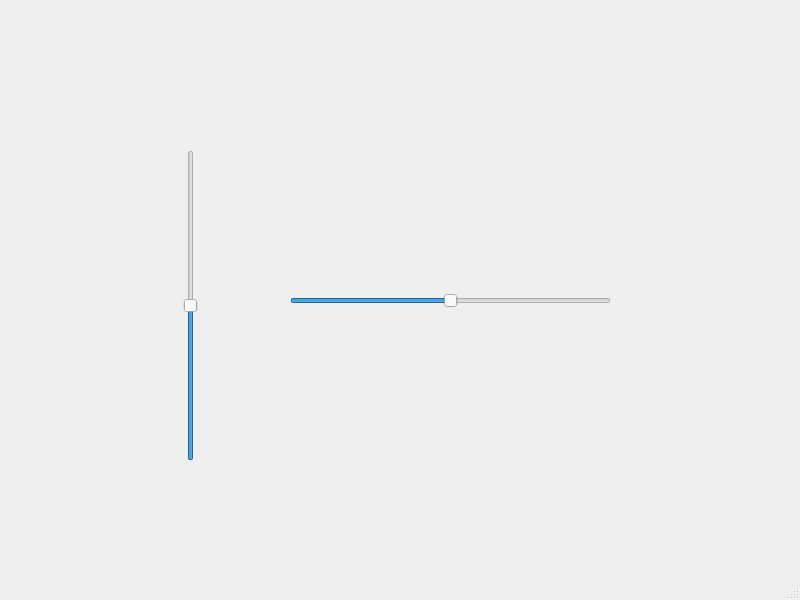
<?xml version="1.0" encoding="UTF-8"?>
<ui version="4.0">
 <class>MainWindow</class>
 <widget class="QMainWindow" name="MainWindow">
  <property name="geometry">
   <rect>
    <x>0</x>
    <y>0</y>
    <width>800</width>
    <height>600</height>
   </rect>
  </property>
  <property name="windowTitle">
   <string>MainWindow</string>
  </property>
  <widget class="QWidget" name="centralwidget">
   <widget class="QSlider" name="horizontalSlider">
    <property name="geometry">
     <rect>
      <x>290</x>
      <y>290</y>
      <width>321</width>
      <height>22</height>
     </rect>
    </property>
    <property name="autoFillBackground">
     <bool>false</bool>
    </property>
    <property name="minimum">
     <number>-100</number>
    </property>
    <property name="maximum">
     <number>100</number>
    </property>
    <property name="tracking">
     <bool>true</bool>
    </property>
    <property name="orientation">
     <enum>Qt::Horizontal</enum>
    </property>
   </widget>
   <widget class="QSlider" name="verticalSlider">
    <property name="geometry">
     <rect>
      <x>180</x>
      <y>150</y>
      <width>22</width>
      <height>311</height>
     </rect>
    </property>
    <property name="minimum">
     <number>-100</number>
    </property>
    <property name="maximum">
     <number>100</number>
    </property>
    <property name="orientation">
     <enum>Qt::Vertical</enum>
    </property>
   </widget>
  </widget>
  <widget class="QMenuBar" name="menubar">
   <property name="geometry">
    <rect>
     <x>0</x>
     <y>0</y>
     <width>800</width>
     <height>22</height>
    </rect>
   </property>
  </widget>
  <widget class="QStatusBar" name="statusbar"/>
 </widget>
 <resources/>
 <connections/>
</ui>
